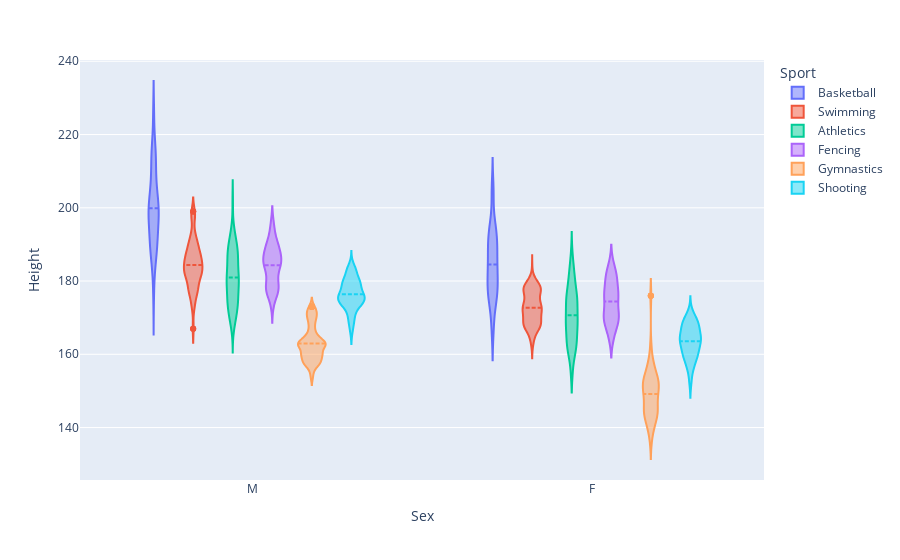

Write notebook code for a chart like this one.
### Code cell
df = df_china.filter_top("Sport", "ID", 6)
# df = df.exploratory_plot("Age", "ID", grouping = "Sex")
df.df

fig = px.violin(df.df, x = "Sex", y = "Height", color = "Sport")
fig.update_traces(meanline_visible=True)
# fig.update_layout(violingap=0)
fig.show()

### Figure 1 — Plotly figure (JSON) as saved in the notebook; plotly's stock layout.template omitted (floating-point values rounded to 4 significant figures; data arrays with more than 128 entries replaced by an {"elided": "..."} marker saying what was removed)
{"data": [{"alignmentgroup": "True", "box": {"visible": false}, "hovertemplate": "Sport=Basketball<br>Sex=%{x}<br>Height=%{y}<extra></extra>", "legendgroup": "Basketball", "marker": {"color": "#636efa"}, "meanline": {"visible": true}, "name": "Basketball", "offsetgroup": "Basketball", "orientation": "v", "scalegroup": "True", "showlegend": true, "type": "violin", "x": {"elided": "223 str values"}, "x0": " ", "xaxis": "x", "y": {"elided": "223 int values"}, "y0": " ", "yaxis": "y"}, {"alignmentgroup": "True", "box": {"visible": false}, "hovertemplate": "Sport=Swimming<br>Sex=%{x}<br>Height=%{y}<extra></extra>", "legendgroup": "Swimming", "marker": {"color": "#EF553B"}, "meanline": {"visible": true}, "name": "Swimming", "offsetgroup": "Swimming", "orientation": "v", "scalegroup": "True", "showlegend": true, "type": "violin", "x": {"elided": "506 str values"}, "x0": " ", "xaxis": "x", "y": {"elided": "506 int values"}, "y0": " ", "yaxis": "y"}, {"alignmentgroup": "True", "box": {"visible": false}, "hovertemplate": "Sport=Athletics<br>Sex=%{x}<br>Height=%{y}<extra></extra>", "legendgroup": "Athletics", "marker": {"color": "#00cc96"}, "meanline": {"visible": true}, "name": "Athletics", "offsetgroup": "Athletics", "orientation": "v", "scalegroup": "True", "showlegend": true, "type": "violin", "x": {"elided": "457 str values"}, "x0": " ", "xaxis": "x", "y": {"elided": "457 int values"}, "y0": " ", "yaxis": "y"}, {"alignmentgroup": "True", "box": {"visible": false}, "hovertemplate": "Sport=Fencing<br>Sex=%{x}<br>Height=%{y}<extra></extra>", "legendgroup": "Fencing", "marker": {"color": "#ab63fa"}, "meanline": {"visible": true}, "name": "Fencing", "offsetgroup": "Fencing", "orientation": "v", "scalegroup": "True", "showlegend": true, "type": "violin", "x": {"elided": "227 str values"}, "x0": " ", "xaxis": "x", "y": {"elided": "227 int values"}, "y0": " ", "yaxis": "y"}, {"alignmentgroup": "True", "box": {"visible": false}, "hovertemplate": "Sport=Gymnastics<br>Sex=%{x}<br>Height=%{y}<extra></extra>", "legendgroup": "Gymnastics", "marker": {"color": "#FFA15A"}, "meanline": {"visible": true}, "name": "Gymnastics", "offsetgroup": "Gymnastics", "orientation": "v", "scalegroup": "True", "showlegend": true, "type": "violin", "x": {"elided": "641 str values"}, "x0": " ", "xaxis": "x", "y": {"elided": "641 int values"}, "y0": " ", "yaxis": "y"}, {"alignmentgroup": "True", "box": {"visible": false}, "hovertemplate": "Sport=Shooting<br>Sex=%{x}<br>Height=%{y}<extra></extra>", "legendgroup": "Shooting", "marker": {"color": "#19d3f3"}, "meanline": {"visible": true}, "name": "Shooting", "offsetgroup": "Shooting", "orientation": "v", "scalegroup": "True", "showlegend": true, "type": "violin", "x": {"elided": "236 str values"}, "x0": " ", "xaxis": "x", "y": {"elided": "236 int values"}, "y0": " ", "yaxis": "y"}], "layout": {"legend": {"title": {"text": "Sport"}, "tracegroupgap": 0}, "margin": {"t": 60}, "violinmode": "group", "xaxis": {"anchor": "y", "domain": [0, 1], "title": {"text": "Sex"}}, "yaxis": {"anchor": "x", "domain": [0, 1], "title": {"text": "Height"}}}}
